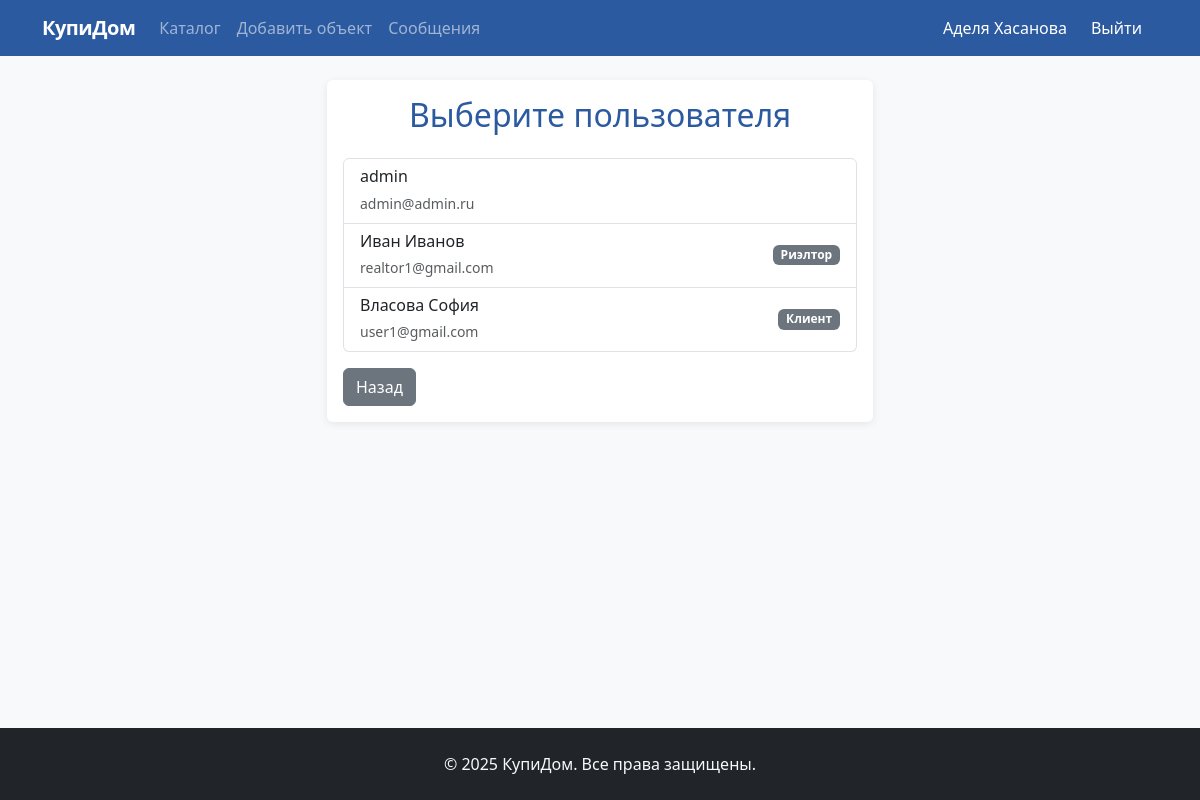
Page /messages/send/ (signed in) on the earlier database version.
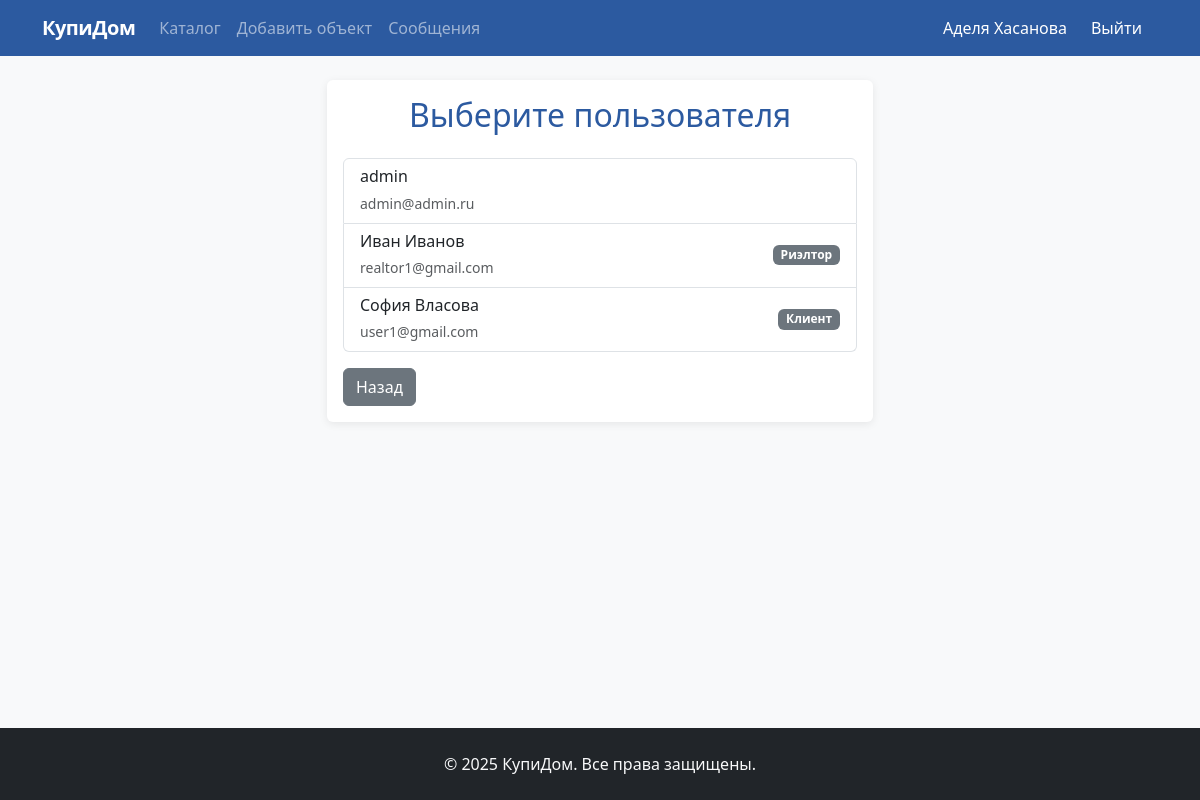
Same page on the later database version.
### realty/models.py (models this page shows, shortened)
class CustomUser(AbstractUser):
    USER_TYPE_CHOICES = (
        ('realtor', 'Риэлтор'),
        ('client', 'Клиент'),
    )
    GENDER_CHOICES = (
        ('M', 'Мужской'),
        ('F', 'Женский'),
    )
    user_type = models.CharField('Тип пользователя', max_length=10, choices=USER_TYPE_CHOICES)
    phone = models.CharField('Телефон', max_length=20, blank=True)
    bio = models.TextField('О себе', blank=True)
    avatar = models.ImageField('Аватар', upload_to='avatars/', blank=True, null=True)
    gender = models.CharField('Пол', max_length=1, choices=GENDER_CHOICES, blank=True)

### realty/views.py (the view, shortened to what this page needs)
# urls.py: path('messages/send/', views.send_message, name='send_message'),
@login_required
def send_message(request, user_id=None):
    users = CustomUser.objects.exclude(id=request.user.id)
    return render(request, 'realty/choose_user.html', {'users': users})

### realty/templates/realty/choose_user.html
{% extends 'realty/base.html' %}
{% block content %}
<div class="row justify-content-center">
    <div class="col-md-6">
        <div class="card">
            <div class="card-body">
                <h2 class="card-title text-center text-primary mb-4">Выберите пользователя</h2>
                <div class="list-group">
                    {% for user in users %}
                    <a href="{% url 'chat_with_user' user.id %}" class="list-group-item list-group-item-action">
                        <div class="d-flex justify-content-between align-items-center">
                            <div>
                                <h6 class="mb-1">{{ user.get_full_name|default:user.username }}</h6>
                                <small class="text-muted">{{ user.email }}</small>
                            </div>
                            <span class="badge bg-secondary">{{ user.get_user_type_display }}</span>
                        </div>
                    </a>
                    {% empty %}
                    <div class="text-center text-muted py-3">
                        Нет других пользователей
                    </div>
                    {% endfor %}
                </div>
                <div class="mt-3">
                    <a href="{% url 'message_list' %}" class="btn btn-secondary">Назад</a>
                </div>
            </div>
        </div>
    </div>
</div>
{% endblock %}

Differences in the rows shown:
changed CustomUser "user1@gmail.com": get_full_name "Власова София" → "София Власова"
